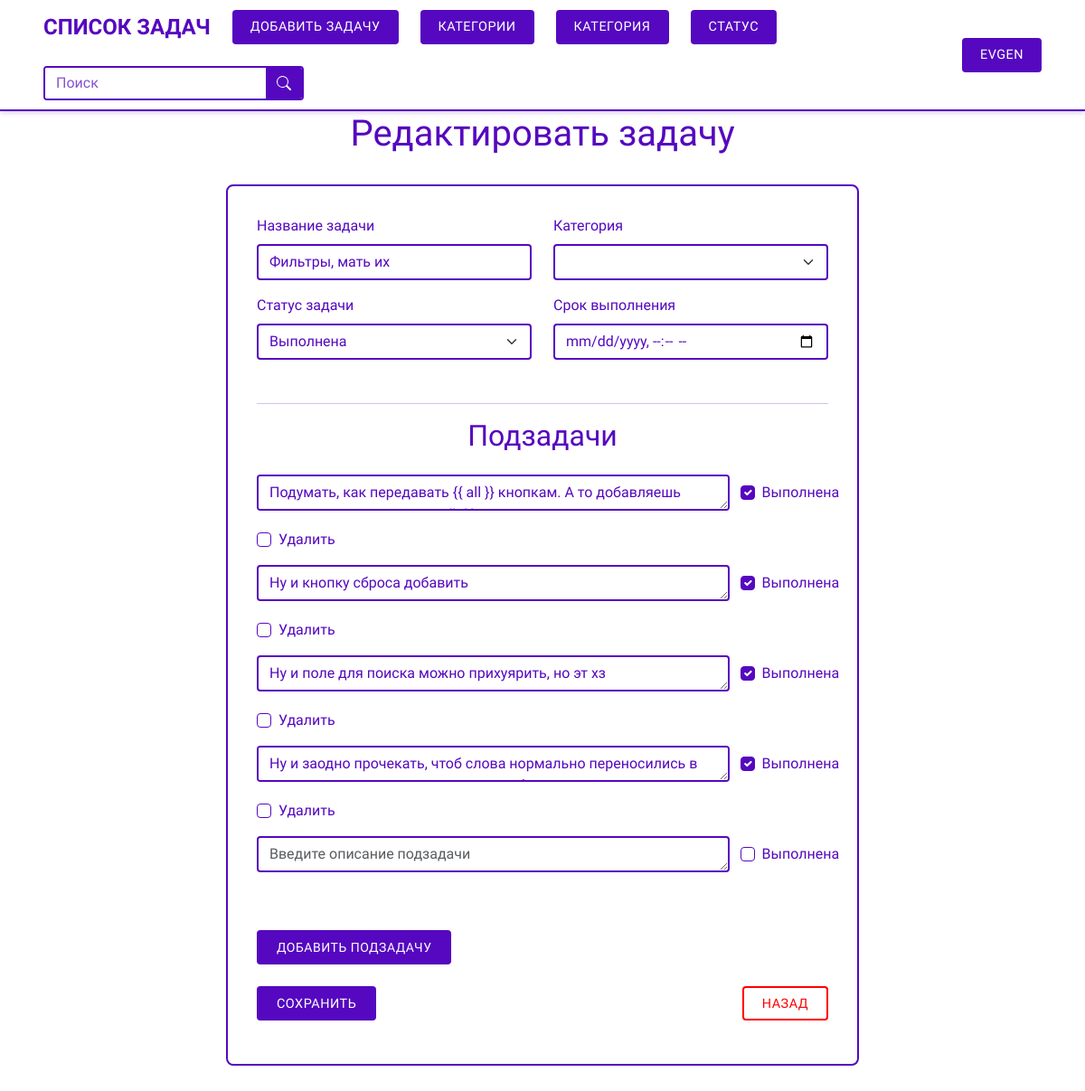
Page /task/8/edit/ (signed in) on the earlier database version.
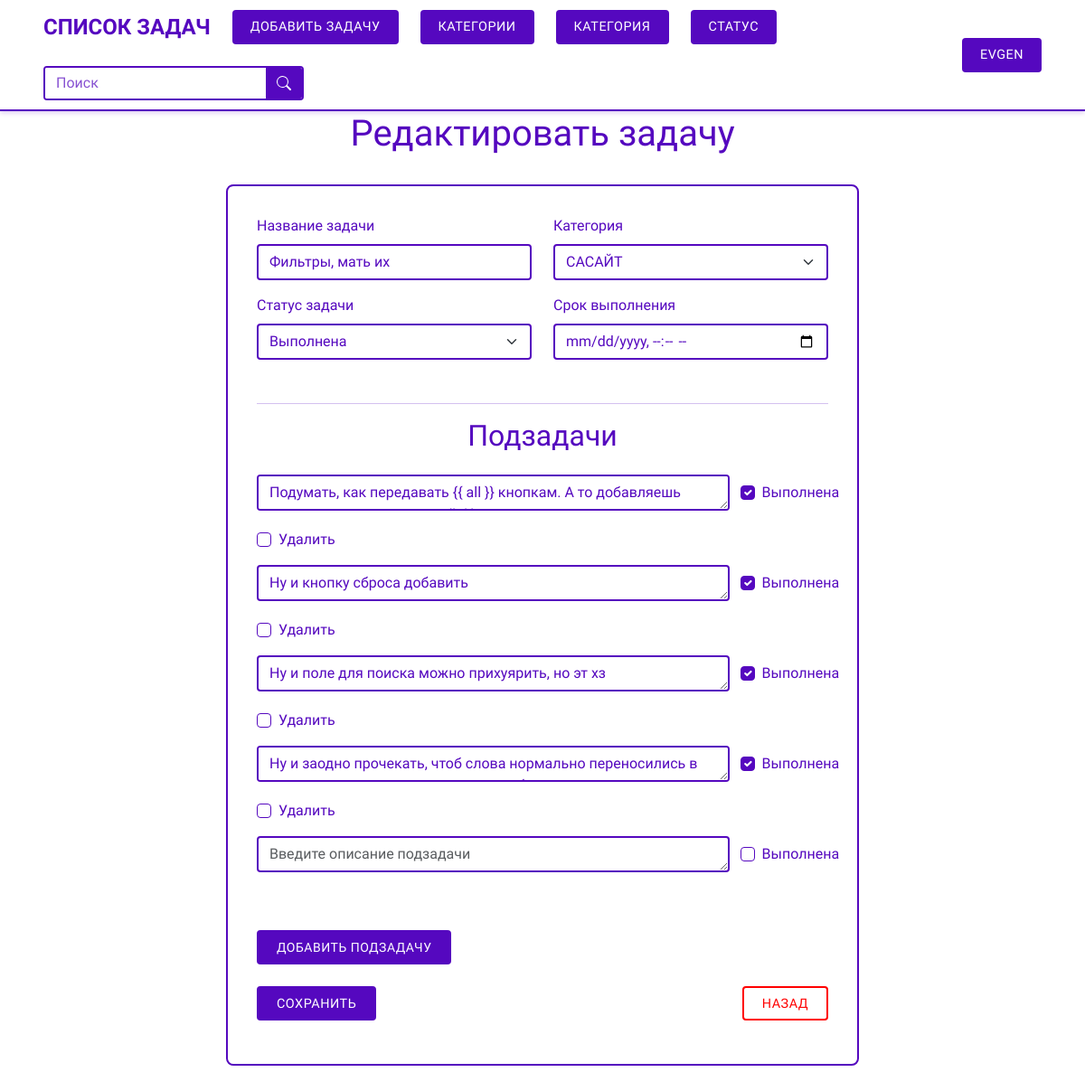
Same page on the later database version.
### task/models.py (models this page shows, shortened)
class Task(models.Model):
    class Status(models.TextChoices):
        NOT_ACTIVE = 'not_active', 'Не активна'
        ACTIVE = 'active', 'Активна'
        COMPLETED = 'completed', 'Выполнена'
    title = models.CharField(max_length=100, verbose_name='Название задачи')
    user = models.ForeignKey(User, on_delete=models.CASCADE, verbose_name='Пользователь', related_name='tasks')
    category = models.ForeignKey(Category, on_delete=models.PROTECT, verbose_name='Категория', related_name='tasks')
    status = models.CharField(max_length=10, choices=Status.choices, default=Status.NOT_ACTIVE,
                              verbose_name='Статус задачи')
    create_date = models.DateTimeField(auto_now_add=True, db_index=True, verbose_name='Дата создания')
    due_date = models.DateTimeField(blank=True, null=True, verbose_name='Срок выполнения')
    class Meta:
        ordering = ('-create_date',)
        verbose_name = 'Задача'
        verbose_name_plural = 'Задачи'
        constraints = [
            models.CheckConstraint(
                check=models.Q(due_date__gt=models.F('create_date')),
                name='check_due_date_after_create_date'
            )
        ]

### task/views.py (the view, shortened to what this page needs)
# urls.py: path('task/<int:pk>/edit/', views.TaskUpdateView.as_view(), name='task_edit'),
class TaskUpdateView(RedirectToFilteredListMixin, LoginRequiredMixin, UserPassesTestMixin, UpdateView):
    model = Task
    form_class = TaskCreateForm
    template_name = 'task/task_edit.html'
    def test_func(self):
        task = self.get_object()
        return self.request.user == task.user
    def get_form_kwargs(self):
        kwargs = super().get_form_kwargs()
        kwargs['user'] = self.request.user
        return kwargs
    def get_context_data(self, **kwargs):
        context = super().get_context_data(**kwargs)
        if self.request.POST:
            context['subtask_formset'] = SubTaskCreateFormSet(self.request.POST, instance=self.object)
        else:
            context['subtask_formset'] = SubTaskCreateFormSet(instance=self.object)
        return context

### task/forms.py (shortened to what this page needs)
class TaskCreateForm(forms.ModelForm):
    class Meta:
        model = Task
        fields = ('title', 'category', 'status', 'due_date')
        widgets = {
            'title': forms.TextInput(attrs={'class': 'form-control', 'placeholder': 'Введите название задачи'}),
            'category': forms.Select(attrs={'class': 'form-control'}),
            'status': forms.Select(attrs={'class': 'form-control'}),
            'due_date': forms.DateTimeInput(
                attrs={'class': 'form-control', 'type': 'datetime-local', 'placeholder': 'дд.мм.гггг чч:мм'},
                format='%Y-%m-%dT%H:%M')
        }
    def __init__(self, user, *args, **kwargs):
        super().__init__(*args, **kwargs)
        self.fields['category'].queryset = Category.objects.filter(user=user)
        self.fields['category'].empty_label = None
        try:
            default_category = Category.objects.filter(user=user).first()
            self.fields['category'].initial = default_category
        except Category.DoesNotExist:
            pass
        self.fields['status'].initial = Task.Status.NOT_ACTIVE

### task/models.py (called while the page is built)
    def __str__(self):
        return self.name

### task/templates/task/task_edit.html (shortened to what this page needs)
{% extends 'base.html' %}
{% load django_bootstrap5 %}
{% load static %}
{% block content %}
    <div class="container mt-4">
        <h1 class="text-center">Редактировать задачу</h1>
        <div class="task-form-container">
            <form method="post" id="task-form">
                <div class="form-section">
                    <div class="row">
                        <div class="col-md-6">
                            {% bootstrap_field form.title %}
                        </div>
                        <div class="col-md-6">
                            {% bootstrap_field form.category %}
                        </div>
                    </div>
                    <div class="row">
                        <div class="col-md-6">
                            {% bootstrap_field form.status %}
                        </div>
                        <div class="col-md-6">
                            {% bootstrap_field form.due_date %}
                        </div>
                    </div>
                </div>
                <hr class="purple-line">
                <div class="form-section" id="subtask-forms-container"
                     data-formset-prefix="{{ subtask_formset.prefix }}">
                    <h2>Подзадачи</h2>
                    {% for subtask_form in subtask_formset %}
                        <div class="subtask-form-row row">
                            <div class="col-md-10">
                                {% bootstrap_field subtask_form.description show_label=False %}
                            </div>
                            <div class="col-md-2 d-flex align-items-center">
                                {% bootstrap_field subtask_form.is_completed %}
                            </div>
                            {% if subtask_form.instance.pk %}
                                <div class="col-md-12 mt-1">
                                    {% bootstrap_field subtask_form.DELETE label="Удалить подзадачу" %}
                                </div>
                            {% endif %}
                        </div>
                    {% endfor %}
                </div>
                <button type="button" class="btn btn-add-subtask mt-3" id="add-subtask-button">
                    Добавить подзадачу
                </button>
                <div class="form-buttons mt-4">
                    <button type="submit" class="btn btn-login">Сохранить</button>
                    <a href="{% url 'task:home' %}{{ all }}" class="btn btn-cancel">Назад</a>
                </div>
            </form>
        </div>
    </div>
{% endblock %}

Differences in the rows shown:
changed Task "Фильтры, мать их": category (not shown) → "САСАЙТ"
